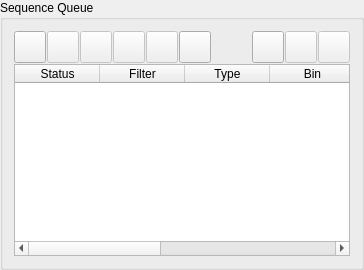
        <widget class="QGroupBox" name="groupBox">
         <property name="sizePolicy">
          <sizepolicy hsizetype="Expanding" vsizetype="Expanding">
           <horstretch>0</horstretch>
           <verstretch>0</verstretch>
          </sizepolicy>
         </property>
         <property name="title">
          <string>Sequence Queue</string>
         </property>
         <layout class="QVBoxLayout" name="verticalLayout_8">
          <property name="spacing">
           <number>1</number>
          </property>
          <item>
           <layout class="QHBoxLayout" name="horizontalLayout_14">
            <property name="spacing">
             <number>1</number>
            </property>
            <item>
             <widget class="QPushButton" name="addToQueueB">
              <property name="sizePolicy">
               <sizepolicy hsizetype="Fixed" vsizetype="Fixed">
                <horstretch>0</horstretch>
                <verstretch>0</verstretch>
               </sizepolicy>
              </property>
              <property name="minimumSize">
               <size>
                <width>32</width>
                <height>32</height>
               </size>
              </property>
              <property name="maximumSize">
               <size>
                <width>32</width>
                <height>32</height>
               </size>
              </property>
              <property name="text">
               <string/>
              </property>
              <attribute name="buttonGroup">
               <string notr="true">queueEditButtonGroup</string>
              </attribute>
             </widget>
            </item>
            <item>
             <widget class="QPushButton" name="removeFromQueueB">
              <property name="enabled">
               <bool>false</bool>
              </property>
              <property name="sizePolicy">
               <sizepolicy hsizetype="Fixed" vsizetype="Fixed">
                <horstretch>0</horstretch>
                <verstretch>0</verstretch>
               </sizepolicy>
              </property>
              <property name="minimumSize">
               <size>
                <width>32</width>
                <height>32</height>
               </size>
              </property>
              <property name="maximumSize">
               <size>
                <width>32</width>
                <height>32</height>
               </size>
              </property>
              <property name="text">
               <string/>
              </property>
              <attribute name="buttonGroup">
               <string notr="true">queueEditButtonGroup</string>
              </attribute>
             </widget>
            </item>
            <item>
             <widget class="QPushButton" name="queueUpB">
              <property name="enabled">
               <bool>false</bool>
              </property>
              <property name="sizePolicy">
               <sizepolicy hsizetype="Fixed" vsizetype="Fixed">
                <horstretch>0</horstretch>
                <verstretch>0</verstretch>
               </sizepolicy>
              </property>
              <property name="minimumSize">
               <size>
                <width>32</width>
                <height>32</height>
               </size>
              </property>
              <property name="maximumSize">
               <size>
                <width>32</width>
                <height>32</height>
               </size>
              </property>
              <property name="text">
               <string/>
              </property>
              <attribute name="buttonGroup">
               <string notr="true">queueEditButtonGroup</string>
              </attribute>
             </widget>
            </item>
            <item>
             <widget class="QPushButton" name="queueDownB">
              <property name="enabled">
               <bool>false</bool>
              </property>
              <property name="sizePolicy">
               <sizepolicy hsizetype="Fixed" vsizetype="Fixed">
                <horstretch>0</horstretch>
                <verstretch>0</verstretch>
               </sizepolicy>
              </property>
              <property name="minimumSize">
               <size>
                <width>32</width>
                <height>32</height>
               </size>
              </property>
              <property name="maximumSize">
               <size>
                <width>32</width>
                <height>32</height>
               </size>
              </property>
              <property name="text">
               <string/>
              </property>
              <attribute name="buttonGroup">
               <string notr="true">queueEditButtonGroup</string>
              </attribute>
             </widget>
            </item>
            <item>
             <widget class="QPushButton" name="resetB">
              <property name="enabled">
               <bool>false</bool>
              </property>
              <property name="sizePolicy">
               <sizepolicy hsizetype="Fixed" vsizetype="Fixed">
                <horstretch>0</horstretch>
                <verstretch>0</verstretch>
               </sizepolicy>
              </property>
              <property name="minimumSize">
               <size>
                <width>32</width>
                <height>32</height>
               </size>
              </property>
              <property name="maximumSize">
               <size>
                <width>32</width>
                <height>32</height>
               </size>
              </property>
              <property name="toolTip">
               <string>Reset status of all jobs</string>
              </property>
              <property name="text">
               <string/>
              </property>
              <attribute name="buttonGroup">
               <string notr="true">queueEditButtonGroup</string>
              </attribute>
             </widget>
            </item>
            <item>
             <widget class="QPushButton" name="observerB">
              <property name="minimumSize">
               <size>
                <width>32</width>
                <height>32</height>
               </size>
              </property>
              <property name="maximumSize">
               <size>
                <width>32</width>
                <height>32</height>
               </size>
              </property>
              <property name="toolTip">
               <string>Select Observer</string>
              </property>
              <property name="text">
               <string/>
              </property>
             </widget>
            </item>
            <item>
             <spacer name="horizontalSpacer">
              <property name="orientation">
               <enum>Qt::Horizontal</enum>
              </property>
              <property name="sizeHint" stdset="0">
               <size>
                <width>40</width>
                <height>20</height>
               </size>
              </property>
             </spacer>
            </item>
            <item>
             <widget class="QPushButton" name="queueLoadB">
              <property name="sizePolicy">
               <sizepolicy hsizetype="Fixed" vsizetype="Fixed">
                <horstretch>0</horstretch>
                <verstretch>0</verstretch>
               </sizepolicy>
              </property>
              <property name="minimumSize">
               <size>
                <width>32</width>
                <height>32</height>
               </size>
              </property>
              <property name="maximumSize">
               <size>
                <width>32</width>
                <height>32</height>
               </size>
              </property>
              <property name="text">
               <string/>
              </property>
              <attribute name="buttonGroup">
               <string notr="true">queueEditButtonGroup</string>
              </attribute>
             </widget>
            </item>
            <item>
             <widget class="QPushButton" name="queueSaveB">
              <property name="enabled">
               <bool>false</bool>
              </property>
              <property name="sizePolicy">
               <sizepolicy hsizetype="Fixed" vsizetype="Fixed">
                <horstretch>0</horstretch>
                <verstretch>0</verstretch>
               </sizepolicy>
              </property>
              <property name="minimumSize">
               <size>
                <width>32</width>
                <height>32</height>
               </size>
              </property>
              <property name="maximumSize">
               <size>
                <width>32</width>
                <height>32</height>
               </size>
              </property>
              <property name="text">
               <string/>
              </property>
              <attribute name="buttonGroup">
               <string notr="true">queueEditButtonGroup</string>
              </attribute>
             </widget>
            </item>
            <item>
             <widget class="QPushButton" name="queueSaveAsB">
              <property name="enabled">
               <bool>false</bool>
              </property>
              <property name="sizePolicy">
               <sizepolicy hsizetype="Fixed" vsizetype="Fixed">
                <horstretch>0</horstretch>
                <verstretch>0</verstretch>
               </sizepolicy>
              </property>
              <property name="minimumSize">
               <size>
                <width>32</width>
                <height>32</height>
               </size>
              </property>
              <property name="maximumSize">
               <size>
                <width>32</width>
                <height>32</height>
               </size>
              </property>
              <property name="text">
               <string/>
              </property>
              <attribute name="buttonGroup">
               <string notr="true">queueEditButtonGroup</string>
              </attribute>
             </widget>
            </item>
           </layout>
          </item>
          <item>
           <widget class="QTableWidget" name="queueTable">
            <property name="sizePolicy">
             <sizepolicy hsizetype="MinimumExpanding" vsizetype="MinimumExpanding">
              <horstretch>0</horstretch>
              <verstretch>0</verstretch>
             </sizepolicy>
            </property>
            <property name="horizontalScrollBarPolicy">
             <enum>Qt::ScrollBarAsNeeded</enum>
            </property>
            <attribute name="horizontalHeaderDefaultSectionSize">
             <number>85</number>
            </attribute>
            <attribute name="horizontalHeaderMinimumSectionSize">
             <number>30</number>
            </attribute>
            <column>
             <property name="text">
              <string>Status</string>
             </property>
            </column>
            <column>
             <property name="text">
              <string>Filter</string>
             </property>
            </column>
            <column>
             <property name="text">
              <string>Type</string>
             </property>
            </column>
            <column>
             <property name="text">
              <string>Bin</string>
             </property>
            </column>
            <column>
             <property name="text">
              <string>Exp</string>
             </property>
            </column>
            <column>
             <property name="text">
              <string>ISO</string>
             </property>
            </column>
            <column>
             <property name="text">
              <string>Count</string>
             </property>
            </column>
           </widget>
          </item>
         </layout>
        </widget>
